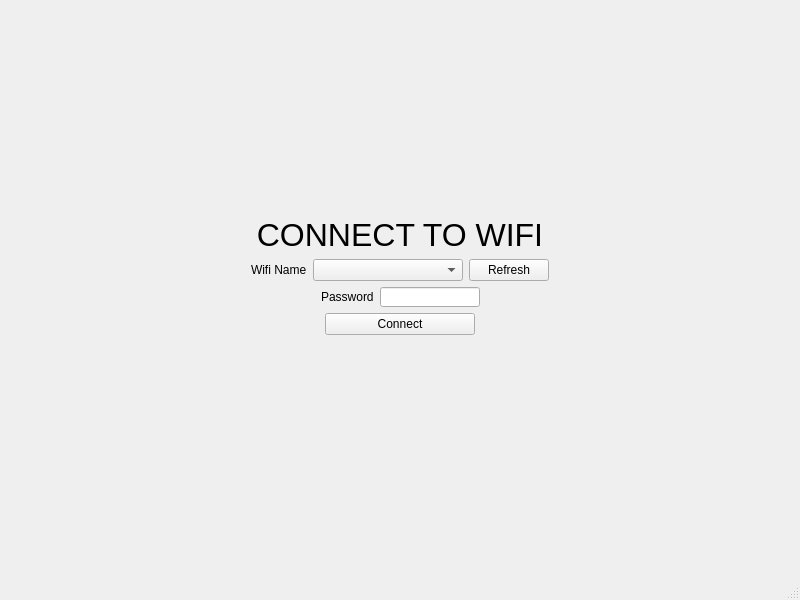
<?xml version="1.0" encoding="UTF-8"?>
<ui version="4.0">
 <class>MainWindow</class>
 <widget class="QMainWindow" name="MainWindow">
  <property name="geometry">
   <rect>
    <x>0</x>
    <y>0</y>
    <width>800</width>
    <height>600</height>
   </rect>
  </property>
  <property name="windowTitle">
   <string>MainWindow</string>
  </property>
  <property name="styleSheet">
   <string notr="true"/>
  </property>
  <widget class="QWidget" name="centralwidget">
   <layout class="QGridLayout" name="gridLayout">
    <item row="2" column="1">
     <spacer name="verticalSpacer">
      <property name="orientation">
       <enum>Qt::Vertical</enum>
      </property>
      <property name="sizeHint" stdset="0">
       <size>
        <width>20</width>
        <height>40</height>
       </size>
      </property>
     </spacer>
    </item>
    <item row="1" column="2">
     <spacer name="horizontalSpacer_8">
      <property name="orientation">
       <enum>Qt::Horizontal</enum>
      </property>
      <property name="sizeHint" stdset="0">
       <size>
        <width>40</width>
        <height>20</height>
       </size>
      </property>
     </spacer>
    </item>
    <item row="1" column="0">
     <spacer name="horizontalSpacer_7">
      <property name="orientation">
       <enum>Qt::Horizontal</enum>
      </property>
      <property name="sizeHint" stdset="0">
       <size>
        <width>40</width>
        <height>20</height>
       </size>
      </property>
     </spacer>
    </item>
    <item row="1" column="1">
     <layout class="QVBoxLayout" name="verticalLayout">
      <item>
       <widget class="QLabel" name="label">
        <property name="font">
         <font>
          <pointsize>24</pointsize>
         </font>
        </property>
        <property name="text">
         <string>CONNECT TO WIFI</string>
        </property>
        <property name="alignment">
         <set>Qt::AlignCenter</set>
        </property>
       </widget>
      </item>
      <item>
       <layout class="QHBoxLayout" name="horizontalLayout">
        <item>
         <spacer name="horizontalSpacer_3">
          <property name="orientation">
           <enum>Qt::Horizontal</enum>
          </property>
          <property name="sizeHint" stdset="0">
           <size>
            <width>40</width>
            <height>20</height>
           </size>
          </property>
         </spacer>
        </item>
        <item>
         <widget class="QLabel" name="label_2">
          <property name="text">
           <string>Wifi Name</string>
          </property>
         </widget>
        </item>
        <item>
         <widget class="QComboBox" name="cb_wifi_names">
          <property name="minimumSize">
           <size>
            <width>150</width>
            <height>0</height>
           </size>
          </property>
          <property name="maximumSize">
           <size>
            <width>150</width>
            <height>16777215</height>
           </size>
          </property>
         </widget>
        </item>
        <item>
         <widget class="QPushButton" name="pushButton_2">
          <property name="text">
           <string>Refresh</string>
          </property>
         </widget>
        </item>
        <item>
         <spacer name="horizontalSpacer">
          <property name="orientation">
           <enum>Qt::Horizontal</enum>
          </property>
          <property name="sizeHint" stdset="0">
           <size>
            <width>40</width>
            <height>20</height>
           </size>
          </property>
         </spacer>
        </item>
       </layout>
      </item>
      <item>
       <layout class="QHBoxLayout" name="horizontalLayout_2">
        <item>
         <spacer name="horizontalSpacer_2">
          <property name="orientation">
           <enum>Qt::Horizontal</enum>
          </property>
          <property name="sizeHint" stdset="0">
           <size>
            <width>40</width>
            <height>20</height>
           </size>
          </property>
         </spacer>
        </item>
        <item>
         <widget class="QLabel" name="label_3">
          <property name="maximumSize">
           <size>
            <width>16777215</width>
            <height>20</height>
           </size>
          </property>
          <property name="text">
           <string>Password</string>
          </property>
         </widget>
        </item>
        <item>
         <widget class="QLineEdit" name="le_password">
          <property name="maximumSize">
           <size>
            <width>100</width>
            <height>20</height>
           </size>
          </property>
         </widget>
        </item>
        <item>
         <spacer name="horizontalSpacer_4">
          <property name="orientation">
           <enum>Qt::Horizontal</enum>
          </property>
          <property name="sizeHint" stdset="0">
           <size>
            <width>40</width>
            <height>20</height>
           </size>
          </property>
         </spacer>
        </item>
       </layout>
      </item>
      <item>
       <layout class="QHBoxLayout" name="horizontalLayout_3">
        <item>
         <spacer name="horizontalSpacer_5">
          <property name="orientation">
           <enum>Qt::Horizontal</enum>
          </property>
          <property name="sizeHint" stdset="0">
           <size>
            <width>40</width>
            <height>20</height>
           </size>
          </property>
         </spacer>
        </item>
        <item>
         <widget class="QPushButton" name="pb_connect">
          <property name="minimumSize">
           <size>
            <width>150</width>
            <height>0</height>
           </size>
          </property>
          <property name="maximumSize">
           <size>
            <width>150</width>
            <height>16777215</height>
           </size>
          </property>
          <property name="text">
           <string>Connect</string>
          </property>
         </widget>
        </item>
        <item>
         <spacer name="horizontalSpacer_6">
          <property name="orientation">
           <enum>Qt::Horizontal</enum>
          </property>
          <property name="sizeHint" stdset="0">
           <size>
            <width>40</width>
            <height>20</height>
           </size>
          </property>
         </spacer>
        </item>
       </layout>
      </item>
      <item>
       <layout class="QHBoxLayout" name="horizontalLayout_4">
        <item>
         <spacer name="horizontalSpacer_9">
          <property name="orientation">
           <enum>Qt::Horizontal</enum>
          </property>
          <property name="sizeHint" stdset="0">
           <size>
            <width>40</width>
            <height>20</height>
           </size>
          </property>
         </spacer>
        </item>
        <item>
         <widget class="QLabel" name="lb_conn_status">
          <property name="text">
           <string/>
          </property>
         </widget>
        </item>
        <item>
         <spacer name="horizontalSpacer_10">
          <property name="orientation">
           <enum>Qt::Horizontal</enum>
          </property>
          <property name="sizeHint" stdset="0">
           <size>
            <width>40</width>
            <height>20</height>
           </size>
          </property>
         </spacer>
        </item>
       </layout>
      </item>
     </layout>
    </item>
    <item row="0" column="1">
     <spacer name="verticalSpacer_2">
      <property name="orientation">
       <enum>Qt::Vertical</enum>
      </property>
      <property name="sizeHint" stdset="0">
       <size>
        <width>20</width>
        <height>40</height>
       </size>
      </property>
     </spacer>
    </item>
   </layout>
  </widget>
  <widget class="QMenuBar" name="menubar">
   <property name="geometry">
    <rect>
     <x>0</x>
     <y>0</y>
     <width>800</width>
     <height>21</height>
    </rect>
   </property>
  </widget>
  <widget class="QStatusBar" name="statusbar"/>
 </widget>
 <resources/>
 <connections/>
</ui>
